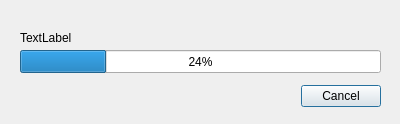
<?xml version="1.0" encoding="UTF-8"?>
<ui version="4.0">
 <class>downloadprogress</class>
 <widget class="QDialog" name="downloadprogress">
  <property name="geometry">
   <rect>
    <x>0</x>
    <y>0</y>
    <width>400</width>
    <height>124</height>
   </rect>
  </property>
  <property name="windowTitle">
   <string>Dialog</string>
  </property>
  <widget class="QDialogButtonBox" name="buttonBox">
   <property name="geometry">
    <rect>
     <x>40</x>
     <y>80</y>
     <width>341</width>
     <height>32</height>
    </rect>
   </property>
   <property name="orientation">
    <enum>Qt::Horizontal</enum>
   </property>
   <property name="standardButtons">
    <set>QDialogButtonBox::Cancel</set>
   </property>
  </widget>
  <widget class="QProgressBar" name="progressBar">
   <property name="geometry">
    <rect>
     <x>20</x>
     <y>50</y>
     <width>361</width>
     <height>23</height>
    </rect>
   </property>
   <property name="value">
    <number>24</number>
   </property>
  </widget>
  <widget class="QLabel" name="fileName">
   <property name="geometry">
    <rect>
     <x>20</x>
     <y>30</y>
     <width>62</width>
     <height>16</height>
    </rect>
   </property>
   <property name="text">
    <string>TextLabel</string>
   </property>
  </widget>
 </widget>
 <resources/>
 <connections>
  <connection>
   <sender>buttonBox</sender>
   <signal>accepted()</signal>
   <receiver>downloadprogress</receiver>
   <slot>accept()</slot>
   <hints>
    <hint type="sourcelabel">
     <x>248</x>
     <y>254</y>
    </hint>
    <hint type="destinationlabel">
     <x>157</x>
     <y>274</y>
    </hint>
   </hints>
  </connection>
  <connection>
   <sender>buttonBox</sender>
   <signal>rejected()</signal>
   <receiver>downloadprogress</receiver>
   <slot>reject()</slot>
   <hints>
    <hint type="sourcelabel">
     <x>316</x>
     <y>260</y>
    </hint>
    <hint type="destinationlabel">
     <x>286</x>
     <y>274</y>
    </hint>
   </hints>
  </connection>
 </connections>
</ui>
